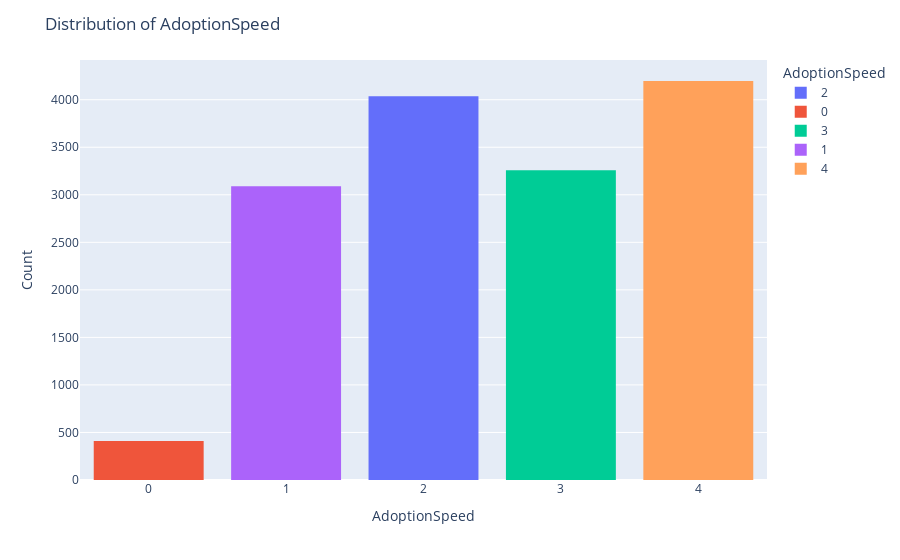

Notebook code for this chart:
### Markdown cell above
## AdoptionSpeed
Contestants are required to predict this value. The value is determined by how quickly, if at all, a pet is adopted. The values are determined in the following way:

0 - Pet was adopted on the same day as it was listed.

1 - Pet was adopted between 1 and 7 days (1st week) after being listed.

2 - Pet was adopted between 8 and 30 days (1st month) after being listed.

3 - Pet was adopted between 31 and 90 days (2nd & 3rd month) after being listed.

4 - No adoption after 100 days of being listed. (There are no pets in this dataset that waited between 90 and 100 days).

### Code cell
fig = px.histogram(df_train, x="AdoptionSpeed", color="AdoptionSpeed", nbins=5)

fig.update_layout(
    title="Distribution of AdoptionSpeed",
    xaxis_title="AdoptionSpeed",
    yaxis_title="Count",
    bargap=0.2
)

fig.show()

### Figure 1 — Plotly figure (JSON) as saved in the notebook; plotly's stock layout.template omitted (floating-point values rounded to 4 significant figures; data arrays with more than 128 entries replaced by an {"elided": "..."} marker saying what was removed)
{"data": [{"alignmentgroup": "True", "bingroup": "x", "hovertemplate": "AdoptionSpeed=%{x}<br>count=%{y}<extra></extra>", "legendgroup": "2", "marker": {"color": "#636efa", "pattern": {"shape": ""}}, "name": "2", "nbinsx": 5, "offsetgroup": "2", "orientation": "v", "showlegend": true, "type": "histogram", "x": {"elided": "4037 int values"}, "xaxis": "x", "yaxis": "y"}, {"alignmentgroup": "True", "bingroup": "x", "hovertemplate": "AdoptionSpeed=%{x}<br>count=%{y}<extra></extra>", "legendgroup": "0", "marker": {"color": "#EF553B", "pattern": {"shape": ""}}, "name": "0", "nbinsx": 5, "offsetgroup": "0", "orientation": "v", "showlegend": true, "type": "histogram", "x": {"elided": "410 int values"}, "xaxis": "x", "yaxis": "y"}, {"alignmentgroup": "True", "bingroup": "x", "hovertemplate": "AdoptionSpeed=%{x}<br>count=%{y}<extra></extra>", "legendgroup": "3", "marker": {"color": "#00cc96", "pattern": {"shape": ""}}, "name": "3", "nbinsx": 5, "offsetgroup": "3", "orientation": "v", "showlegend": true, "type": "histogram", "x": {"elided": "3259 int values"}, "xaxis": "x", "yaxis": "y"}, {"alignmentgroup": "True", "bingroup": "x", "hovertemplate": "AdoptionSpeed=%{x}<br>count=%{y}<extra></extra>", "legendgroup": "1", "marker": {"color": "#ab63fa", "pattern": {"shape": ""}}, "name": "1", "nbinsx": 5, "offsetgroup": "1", "orientation": "v", "showlegend": true, "type": "histogram", "x": {"elided": "3090 int values"}, "xaxis": "x", "yaxis": "y"}, {"alignmentgroup": "True", "bingroup": "x", "hovertemplate": "AdoptionSpeed=%{x}<br>count=%{y}<extra></extra>", "legendgroup": "4", "marker": {"color": "#FFA15A", "pattern": {"shape": ""}}, "name": "4", "nbinsx": 5, "offsetgroup": "4", "orientation": "v", "showlegend": true, "type": "histogram", "x": {"elided": "4197 int values"}, "xaxis": "x", "yaxis": "y"}], "layout": {"bargap": 0.2, "barmode": "relative", "legend": {"title": {"text": "AdoptionSpeed"}, "tracegroupgap": 0}, "margin": {"t": 60}, "title": {"text": "Distribution of AdoptionSpeed"}, "xaxis": {"anchor": "y", "categoryarray": [2, 0, 3, 1, 4], "categoryorder": "array", "domain": [0, 1], "title": {"text": "AdoptionSpeed"}}, "yaxis": {"anchor": "x", "domain": [0, 1], "title": {"text": "Count"}}}}
